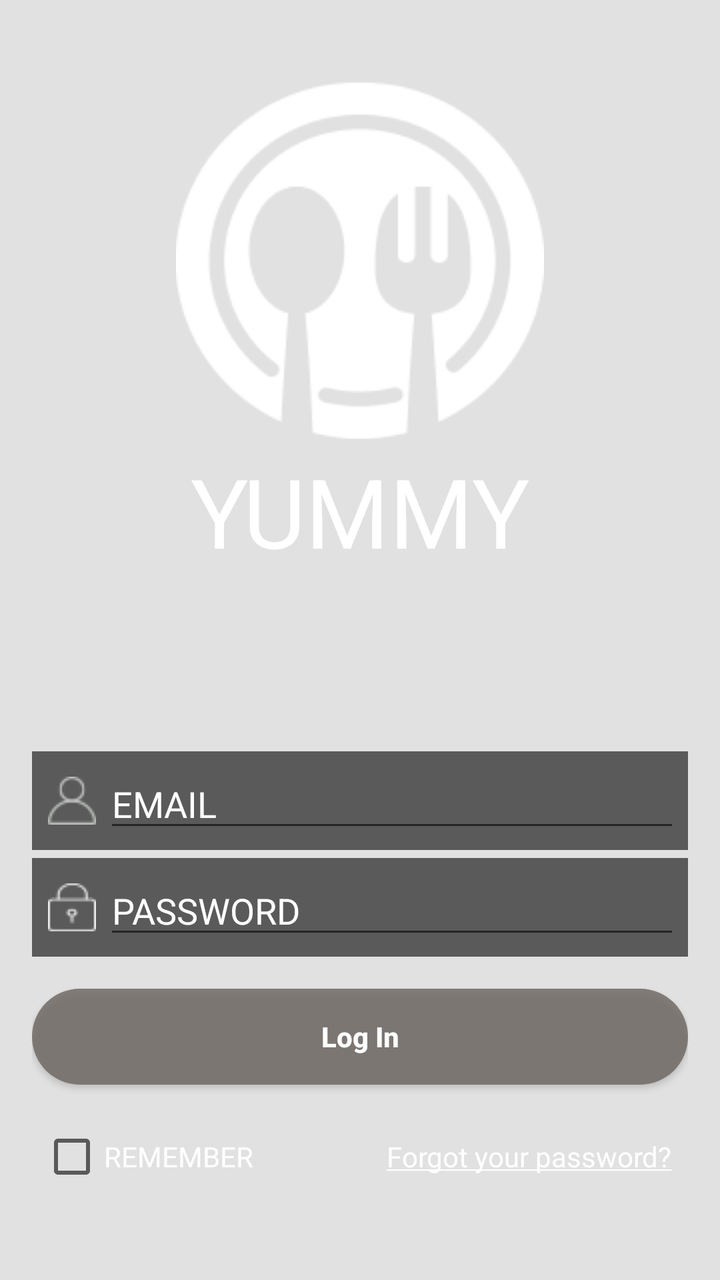
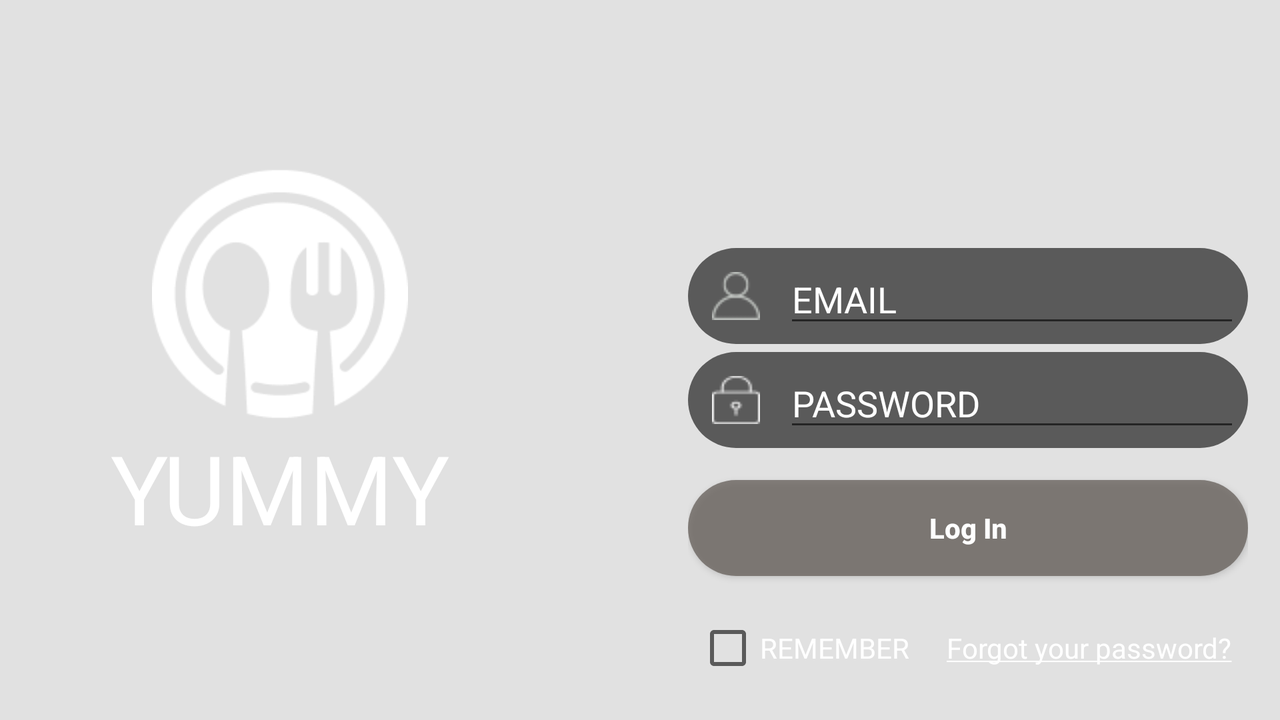

Two renders of one Android screen. The first uses the default layout on a phone; the second uses the alternative layout the repository ships for a different screen configuration, on a matching device. The two XML files are below.
<!-- AndroidManifest.xml: application theme Theme.AppCompat.Light.NoActionBar -->
<!-- res/layout/activity_login.xml -->
<?xml version="1.0" encoding="utf-8"?>
<android.support.constraint.ConstraintLayout xmlns:android="http://schemas.android.com/apk/res/android"
    xmlns:app="http://schemas.android.com/apk/res-auto"
    xmlns:tools="http://schemas.android.com/tools"
    android:layout_width="match_parent"
    android:layout_height="match_parent"
    android:background="@drawable/splash_screen"
    tools:context="com.team.ymmy.yummyapp.MainActivity">

    <LinearLayout
        android:layout_width="wrap_content"
        android:layout_height="wrap_content"
        android:orientation="vertical"
        app:layout_constraintBottom_toBottomOf="parent"
        app:layout_constraintEnd_toEndOf="parent"
        app:layout_constraintStart_toStartOf="parent"
        app:layout_constraintTop_toTopOf="parent"
        app:layout_constraintVertical_bias="0.1"
        tools:ignore="UseCompoundDrawables">

        <ImageView
            android:layout_width="wrap_content"
            android:layout_height="wrap_content"
            android:src="@drawable/icon_yummy"
            android:contentDescription="@string/app_name_icon" />

        <TextView
            android:layout_width="match_parent"
            android:layout_height="wrap_content"
            android:gravity="center"
            android:text="@string/app_name_icon"
            android:textColor="@color/white"
            android:textSize="@dimen/text_logo" />
    </LinearLayout>

    <LinearLayout
        android:layout_width="match_parent"
        android:layout_height="wrap_content"
        app:layout_constraintBottom_toBottomOf="parent"
        app:layout_constraintEnd_toEndOf="parent"
        app:layout_constraintStart_toStartOf="parent"
        app:layout_constraintTop_toTopOf="parent"
        app:layout_constraintVertical_bias="0.9"
        android:layout_marginRight="@dimen/activity_margin"
        android:layout_marginLeft="@dimen/activity_margin"
        android:orientation="vertical">

        <LinearLayout
            android:padding="@dimen/activity_padding"
            android:gravity="center"
            android:layout_width="match_parent"
            android:background="@color/wrapper_input"
            android:layout_height="wrap_content">
            <ImageView
                android:padding="@dimen/activity_padding"
                android:layout_width="wrap_content"
                android:layout_height="wrap_content"
                android:src="@drawable/user"
                android:contentDescription="@string/text_username" />

            <EditText
                android:id="@+id/edt_username"
                android:layout_width="match_parent"
                android:layout_height="wrap_content"
                android:hint="@string/text_username"
                android:textColor="@color/white"
                android:textColorHint="@color/white"

                android:singleLine="true"/>
        </LinearLayout>

        <LinearLayout
            android:padding="@dimen/activity_padding"
            android:gravity="center"
            android:background="@color/wrapper_input"
            android:layout_marginTop="@dimen/activity_padding"
            android:layout_width="match_parent"
            android:layout_height="wrap_content">
            <ImageView
                android:padding="@dimen/activity_padding"
                android:layout_width="wrap_content"
                android:layout_height="wrap_content"
                android:src="@drawable/lock"
                android:contentDescription="@string/app_name_icon" />
            <EditText
                android:id="@+id/edt_password"
                android:inputType="textPassword"
                android:hint="@string/text_password"
                android:layout_width="match_parent"
                android:layout_height="wrap_content"
                android:textColor="@color/white"
                android:textColorHint="@color/white"
                android:singleLine="true"/>
        </LinearLayout>
        <Button
            android:layout_marginTop="@dimen/activity_margin"
            android:layout_marginBottom="@dimen/activity_margin"
            android:id="@+id/btn_login"
            android:layout_gravity="center"
            android:text="@string/text_login"
            android:textAllCaps="false"
            android:layout_width="match_parent"
            android:layout_height="@dimen/btn_height"
            android:background="@drawable/border_button"
            android:textColor="@color/white"
            android:textStyle="bold" />
        <RelativeLayout
            android:padding="@dimen/activity_padding"
            android:layout_width="match_parent"
            android:layout_height="wrap_content">
            <CheckBox
                android:id="@+id/chk_remember"
                android:layout_width="wrap_content"
                android:layout_height="wrap_content"
                android:text="@string/remember"
                android:textColor="@color/white"
                />
            <TextView
                android:id="@+id/txt_forgot_password"
                android:layout_alignParentEnd="true"
                android:layout_alignParentRight="true"
                android:layout_centerVertical="true"
                android:layout_width="wrap_content"
                android:layout_height="wrap_content"
                android:text="@string/forgot_password"
                android:padding="@dimen/activity_padding"
                android:textColor="@color/white"
                tools:ignore="RelativeOverlap" />
        </RelativeLayout>
    </LinearLayout>

    <ProgressBar
        android:id="@+id/progressbar_login"
        android:visibility="invisible"
        android:layout_width="wrap_content"
        android:layout_height="wrap_content"
        app:layout_constraintBottom_toBottomOf="parent"
        app:layout_constraintEnd_toEndOf="parent"
        app:layout_constraintStart_toStartOf="parent"
        app:layout_constraintTop_toTopOf="parent" />

</android.support.constraint.ConstraintLayout>
<!-- resources referenced by this layout -->
<resources>
  <color name="white">#ffffff</color>
  <color name="wrapper_input">#99000000</color>
  <dimen name="activity_margin">16dp</dimen>
  <dimen name="activity_padding">4dp</dimen>
  <dimen name="btn_height">48dp</dimen>
  <dimen name="text_logo">48sp</dimen>
  <!-- drawable border_button (drawable) -->
  <?xml version="1.0" encoding="utf-8"?>
  <selector xmlns:android="http://schemas.android.com/apk/res/android">
      <item android:state_pressed="false">
          <shape xmlns:android="http://schemas.android.com/apk/res/android" android:shape="rectangle">
              <corners
                  android:radius="@dimen/border_button"
                  />
              <solid
                  android:color="@color/color_btn_login"/>
          </shape>
      </item>
      <item android:state_pressed="true">
          <shape xmlns:android="http://schemas.android.com/apk/res/android" android:shape="rectangle">
              <corners
                  android:radius="@dimen/border_button"
                  />
              <solid
                  android:color="@color/colorPrimary"/>
          </shape>
      </item>
  </selector>
  <!-- drawable icon_yummy: png bitmap (drawable, 6709 bytes) -->
  <!-- drawable lock: png bitmap (drawable, 3160 bytes) -->
  <!-- drawable splash_screen (drawable) -->
  <?xml version="1.0" encoding="utf-8"?>
  <layer-list xmlns:android="http://schemas.android.com/apk/res/android" android:opacity="opaque">
      
      
      <item>
          <bitmap
              android:tint="@color/backgroundColor"
              android:tintMode="multiply"
              android:src="@drawable/background"
              android:gravity="center"/>
      </item>
  </layer-list>
  <!-- drawable user: png bitmap (drawable, 3277 bytes) -->
  <string name="app_name_icon">YUMMY</string>
  <string name="forgot_password"><u>Forgot your password?</u></string>
  <string name="remember">REMEMBER</string>
  <string name="text_login">Log In</string>
  <string name="text_password">PASSWORD</string>
  <string name="text_username">EMAIL</string>
  <dimen name="border_button">24dp</dimen>
  <color name="color_btn_login">#CC6C6661</color>
  <color name="colorPrimary">#3F51B5</color>
  <color name="backgroundColor">#1A000000</color>
  <!-- drawable background: jpg bitmap (drawable, 804316 bytes) -->
</resources>
<!-- res/layout-land/activity_login.xml (the repository's variant of the layout above) -->
<!-- drawn on the phone turned sideways -->
<?xml version="1.0" encoding="utf-8"?>
<RelativeLayout xmlns:android="http://schemas.android.com/apk/res/android"
    xmlns:app="http://schemas.android.com/apk/res-auto"
    xmlns:tools="http://schemas.android.com/tools"
    android:layout_width="match_parent"
    android:layout_height="match_parent"
    android:id="@+id/layout_login"
    android:background="@drawable/splash_screen"
    tools:context="com.team.ymmy.yummyapp.MainActivity">

    <LinearLayout
        android:layout_width="@dimen/wrapper"
        android:layout_height="wrap_content"
        android:gravity="center"
        android:layout_centerVertical="true"
        android:orientation="vertical">

        <ImageView
            android:layout_width="@dimen/wrapper_logo"
            android:layout_height="@dimen/wrapper_logo"
            android:contentDescription="@string/app_name_icon"
            android:src="@drawable/icon_yummy" />

        <TextView
            android:layout_width="match_parent"
            android:layout_height="wrap_content"
            android:gravity="center"
            android:text="@string/app_name_icon"
            android:textColor="@color/white"
            android:textSize="@dimen/text_logo" />
    </LinearLayout>

    <LinearLayout
        android:layout_margin="@dimen/layout_margin"
        android:layout_width="@dimen/wrapper"
        android:layout_height="wrap_content"
        android:orientation="vertical"
        android:layout_alignParentBottom="true"
        android:layout_alignParentRight="true"
        android:layout_alignParentEnd="true"
        >

        <LinearLayout
            android:layout_width="match_parent"
            android:layout_height="@dimen/btn_height"
            android:background="@drawable/wrapper_input"
            android:gravity="center">

            <ImageView
                android:layout_width="wrap_content"
                android:layout_height="wrap_content"
                android:layout_marginLeft="@dimen/margin_icon"
                android:layout_marginRight="@dimen/margin_icon"
                android:contentDescription="@string/text_username"
                android:padding="@dimen/activity_padding"
                android:src="@drawable/user" />

            <EditText
                android:id="@+id/edt_username"
                android:layout_width="match_parent"
                android:layout_height="wrap_content"
                android:layout_marginEnd="@dimen/activity_padding"
                android:layout_marginRight="@dimen/activity_padding"
                android:hint="@string/text_username"
                android:singleLine="true"
                android:textColor="@color/white"
                android:textColorHint="@color/white" />
        </LinearLayout>

        <LinearLayout
            android:layout_width="match_parent"
            android:layout_height="@dimen/btn_height"
            android:layout_marginTop="@dimen/activity_padding"
            android:background="@drawable/wrapper_input"
            android:gravity="center">

            <ImageView
                android:layout_width="wrap_content"
                android:layout_height="wrap_content"
                android:layout_marginLeft="@dimen/margin_icon"
                android:layout_marginRight="@dimen/margin_icon"
                android:contentDescription="@string/app_name_icon"
                android:padding="@dimen/activity_padding"
                android:src="@drawable/lock" />

            <EditText
                android:id="@+id/edt_password"
                android:layout_width="match_parent"
                android:layout_height="wrap_content"
                android:layout_marginEnd="@dimen/activity_padding"
                android:layout_marginRight="@dimen/activity_padding"
                android:hint="@string/text_password"
                android:inputType="textPassword"
                android:singleLine="true"
                android:textColor="@color/white"
                android:textColorHint="@color/white" />
        </LinearLayout>

        <Button
            android:id="@+id/btn_login"
            android:layout_width="match_parent"
            android:layout_height="@dimen/btn_height"
            android:layout_gravity="center"
            android:layout_marginBottom="@dimen/activity_margin"
            android:layout_marginTop="@dimen/activity_margin"
            android:background="@drawable/border_button"
            android:text="@string/text_login"
            android:textAllCaps="false"
            android:textColor="@color/white"
            android:textStyle="bold" />

        <RelativeLayout
            android:layout_width="@dimen/wrapper"
            android:layout_height="wrap_content"
            android:padding="@dimen/activity_padding">

            <CheckBox
                android:id="@+id/chk_remember"
                android:layout_width="wrap_content"
                android:layout_height="wrap_content"
                android:text="@string/remember"
                android:textColor="@color/white" />

            <TextView
                android:id="@+id/txt_forgot_password"
                android:layout_width="wrap_content"
                android:layout_height="wrap_content"
                android:layout_alignParentEnd="true"
                android:layout_alignParentRight="true"
                android:layout_centerVertical="true"
                android:padding="@dimen/activity_padding"
                android:text="@string/forgot_password"
                android:textColor="@color/white"
                tools:ignore="RelativeOverlap" />
        </RelativeLayout>
    </LinearLayout>

    <ProgressBar
        android:id="@+id/progressbar_login"
        android:visibility="invisible"
        android:layout_width="wrap_content"
        android:layout_height="wrap_content"
        android:layout_centerInParent="true"/>
</RelativeLayout>
<!-- resources referenced by the variant -->
<!-- as the phone turned sideways resolves them -->
<resources>
  <color name="white">#ffffff</color>
  <dimen name="activity_margin">16dp</dimen>
  <dimen name="activity_padding">4dp</dimen>
  <dimen name="btn_height">48dp</dimen>
  <!-- from res/values-land/ -->
  <dimen name="layout_margin">16dp</dimen>
  <dimen name="margin_icon">8dp</dimen>
  <dimen name="text_logo">48sp</dimen>
  <!-- from res/values-land/ -->
  <dimen name="wrapper">280dp</dimen>
  <!-- from res/values-land/ -->
  <dimen name="wrapper_logo">128dp</dimen>
  <!-- drawable border_button (drawable) -->
  <?xml version="1.0" encoding="utf-8"?>
  <selector xmlns:android="http://schemas.android.com/apk/res/android">
      <item android:state_pressed="false">
          <shape xmlns:android="http://schemas.android.com/apk/res/android" android:shape="rectangle">
              <corners
                  android:radius="@dimen/border_button"
                  />
              <solid
                  android:color="@color/color_btn_login"/>
          </shape>
      </item>
      <item android:state_pressed="true">
          <shape xmlns:android="http://schemas.android.com/apk/res/android" android:shape="rectangle">
              <corners
                  android:radius="@dimen/border_button"
                  />
              <solid
                  android:color="@color/colorPrimary"/>
          </shape>
      </item>
  </selector>
  <!-- drawable icon_yummy: png bitmap (drawable, 6709 bytes) -->
  <!-- drawable lock: png bitmap (drawable, 3160 bytes) -->
  <!-- drawable splash_screen (drawable) -->
  <?xml version="1.0" encoding="utf-8"?>
  <layer-list xmlns:android="http://schemas.android.com/apk/res/android" android:opacity="opaque">
      
      
      <item>
          <bitmap
              android:tint="@color/backgroundColor"
              android:tintMode="multiply"
              android:src="@drawable/background"
              android:gravity="center"/>
      </item>
  </layer-list>
  <!-- drawable user: png bitmap (drawable, 3277 bytes) -->
  <!-- drawable wrapper_input (drawable) -->
  <?xml version="1.0" encoding="utf-8"?>
  <layer-list xmlns:android="http://schemas.android.com/apk/res/android">
      <item>
          <shape xmlns:android="http://schemas.android.com/apk/res/android" android:shape="rectangle">
              <corners
                  android:radius="@dimen/border_button"
                  />
              <solid
                  android:color="@color/wrapper_input"/>
          </shape>
      </item>
  </layer-list>
  <string name="app_name_icon">YUMMY</string>
  <string name="forgot_password"><u>Forgot your password?</u></string>
  <string name="remember">REMEMBER</string>
  <string name="text_login">Log In</string>
  <string name="text_password">PASSWORD</string>
  <string name="text_username">EMAIL</string>
  <dimen name="border_button">24dp</dimen>
  <color name="color_btn_login">#CC6C6661</color>
  <color name="colorPrimary">#3F51B5</color>
  <color name="backgroundColor">#1A000000</color>
  <!-- drawable background: jpg bitmap (drawable, 804316 bytes) -->
  <color name="wrapper_input">#99000000</color>
</resources>
